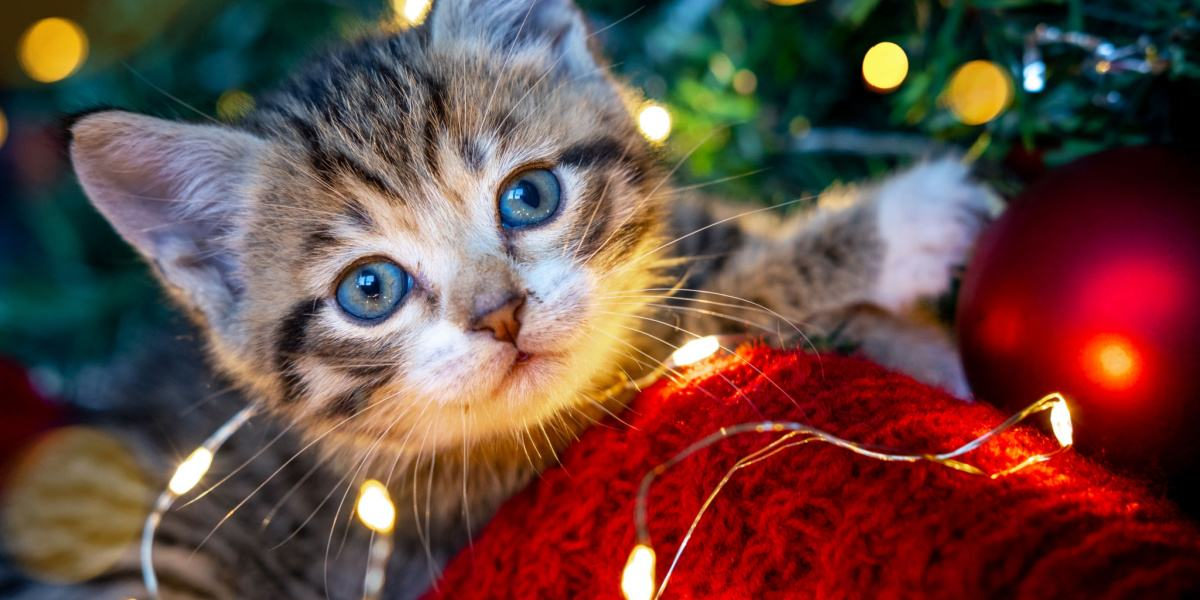
#> input picture images/kitten.jpg, 1200 x 600 px
$ python smoothing.py
#> lines starting #> are read from the running program, lines starting #| are printed output that depends on the picture
import cv2 as cv

i=cv.imread("images/kitten.jpg")
#> i is the input picture: shape (600, 1200, 3); mean B, G, R 65, 71.8, 104.2
img=cv.resize(i,(400,350),interpolation=cv.INTER_AREA)
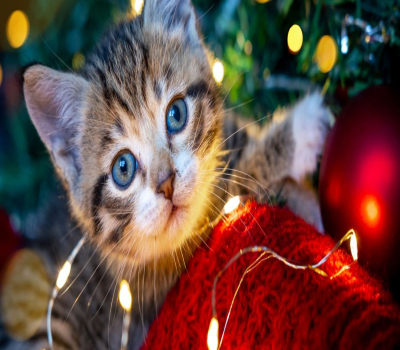
#> img: shape (350, 400, 3); mean B, G, R 65, 71.8, 104.2
cv.imshow("real img",img)

#averaging
avg=cv.blur(img,(3,3))
cv.imshow("Averaging smooting filter",avg)

#gaussian blur
gauss=cv.GaussianBlur(img,(3,3),0)
cv.imshow("Gaussian blur smoothing filter",gauss)

#median bluring
med=cv.medianBlur(img,3)
cv.imshow("Median bluring",med)

#bilateral bluring
bilateral=cv.bilateralFilter(img,5,55,55)
cv.imshow("Bilateral bluring",bilateral)

cv.waitKey(0)

$ run again, with images/nature.jpg copied over images/kitten.jpg
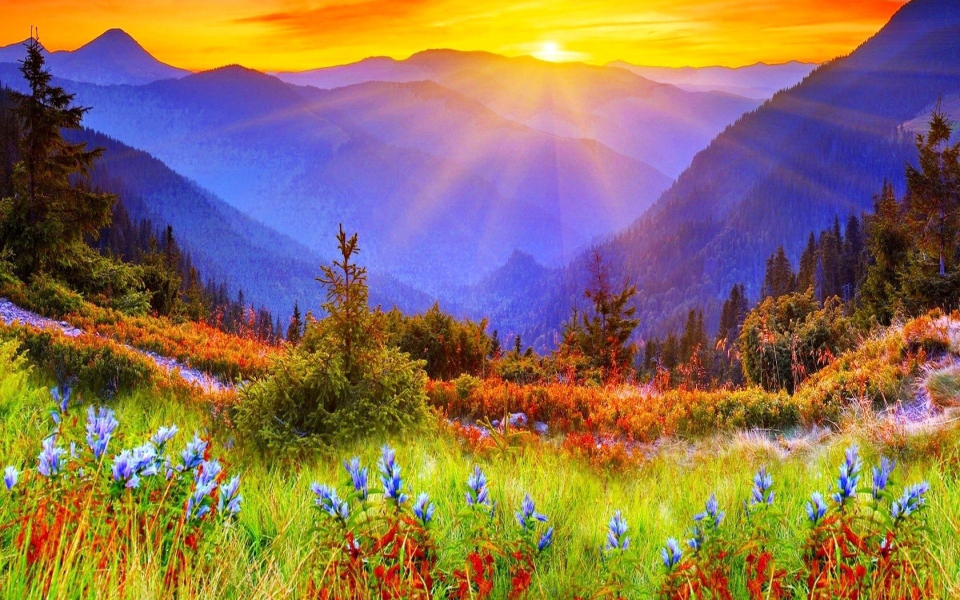
#> input picture images/nature.jpg, 1920 x 1200 px (shown at 1/2 size)
#> i is the input picture: shape (1200, 1920, 3); mean B, G, R 88, 113.6, 140.3
#> `img=cv.resize(i,(400,350),interpolation=cv.INTER_AREA)`:
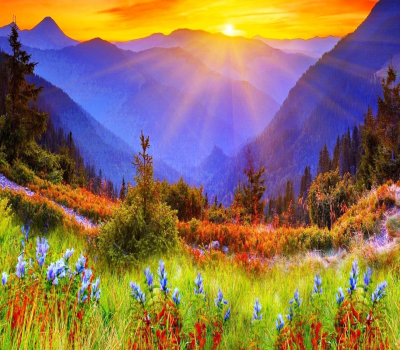
#> img: shape (350, 400, 3); mean B, G, R 88, 113.6, 140.3
#> `avg=cv.blur(img,(3,3))`:
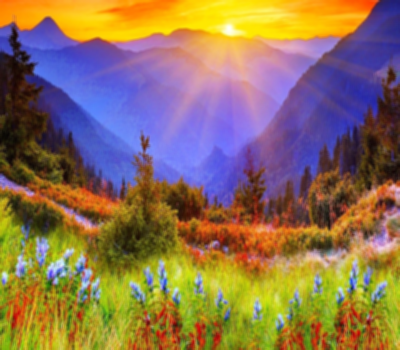
#> avg: shape (350, 400, 3); mean B, G, R 88, 113.6, 140.3

$ run again, with images/sunflower.jpg copied over images/kitten.jpg
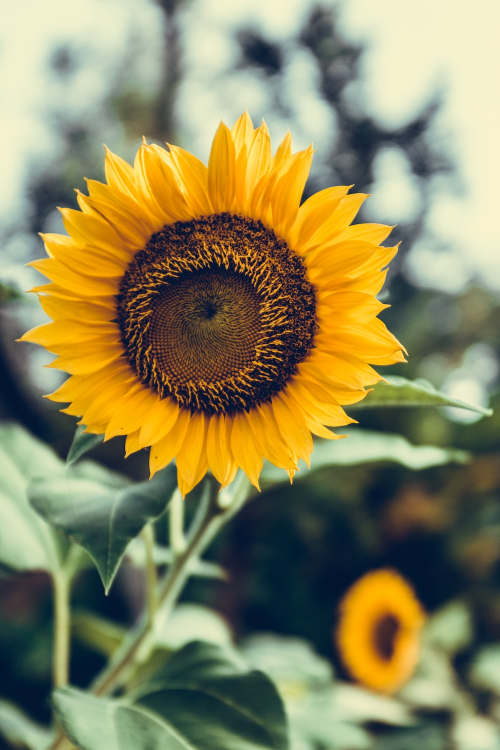
#> input picture images/sunflower.jpg, 1000 x 1500 px (shown at 1/2 size)
#> i is the input picture: shape (1500, 1000, 3); mean B, G, R 93.7, 135.2, 140.9
#> `img=cv.resize(i,(400,350),interpolation=cv.INTER_AREA)`:
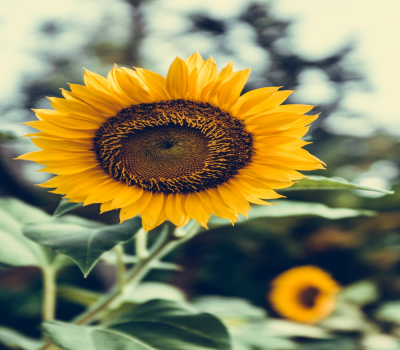
#> img: shape (350, 400, 3); mean B, G, R 93.7, 135.2, 140.9
#> `avg=cv.blur(img,(3,3))`:
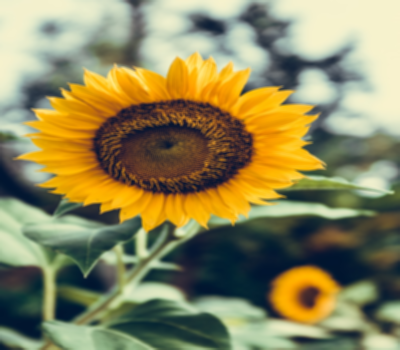
#> avg: shape (350, 400, 3); mean B, G, R 93.7, 135.2, 140.9
